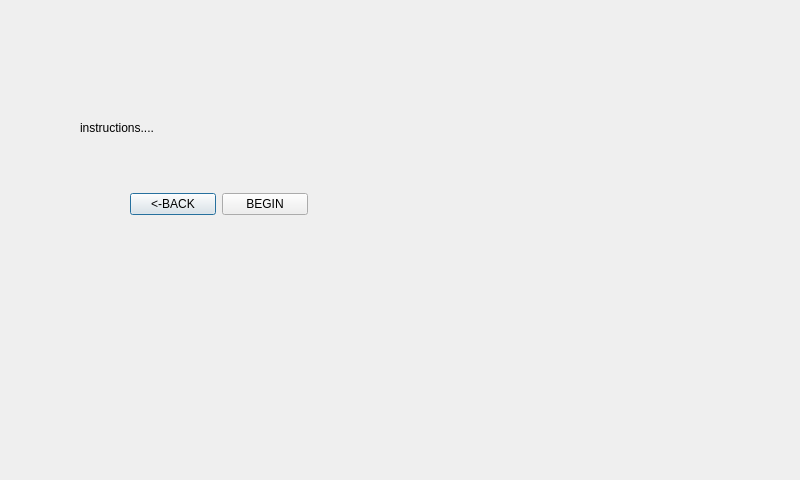
<?xml version="1.0" encoding="UTF-8"?>
<ui version="4.0">
 <class>fundusinstruc</class>
 <widget class="QDialog" name="fundusinstruc">
  <property name="geometry">
   <rect>
    <x>0</x>
    <y>0</y>
    <width>800</width>
    <height>480</height>
   </rect>
  </property>
  <property name="windowTitle">
   <string>Dialog</string>
  </property>
  <widget class="QLabel" name="label">
   <property name="geometry">
    <rect>
     <x>80</x>
     <y>120</y>
     <width>181</width>
     <height>16</height>
    </rect>
   </property>
   <property name="text">
    <string>instructions....</string>
   </property>
  </widget>
  <widget class="QWidget" name="layoutWidget">
   <property name="geometry">
    <rect>
     <x>130</x>
     <y>190</y>
     <width>178</width>
     <height>29</height>
    </rect>
   </property>
   <layout class="QHBoxLayout" name="horizontalLayout">
    <item>
     <widget class="QPushButton" name="funinsbackButton">
      <property name="text">
       <string>&lt;-BACK</string>
      </property>
     </widget>
    </item>
    <item>
     <widget class="QPushButton" name="funinsbegButton">
      <property name="text">
       <string>BEGIN</string>
      </property>
     </widget>
    </item>
   </layout>
  </widget>
 </widget>
 <resources/>
 <connections/>
</ui>
